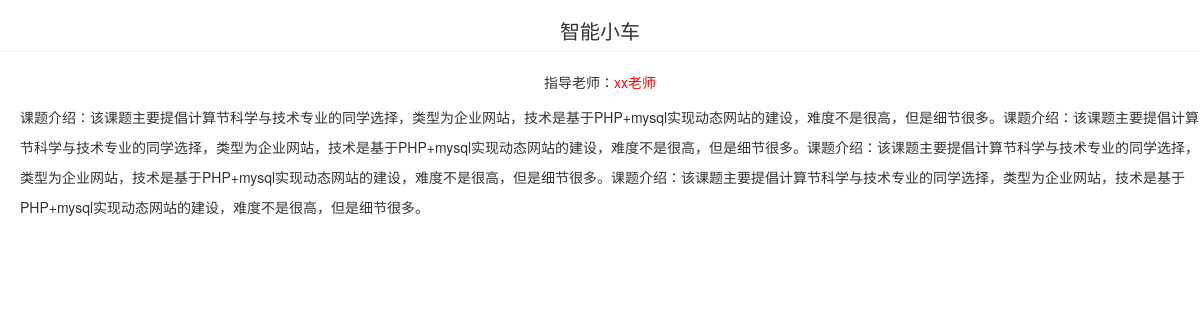
The app's page /topic_show.php?id=2 with its own data.
### tables this page shows
CREATE TABLE `topics` (
  `id` int(255) NOT NULL AUTO_INCREMENT,
  `topic_id` varchar(20) NOT NULL,
  `topic_name` varchar(50) NOT NULL,
  `teacher_id` varchar(20) NOT NULL,
  `teacher_name` varchar(20) NOT NULL,
  `class` varchar(20) NOT NULL,
  `topic_type` varchar(15) NOT NULL,
  `content` text NOT NULL,
  `total_stu` int(10) NOT NULL,
  `status` varchar(10) NOT NULL DEFAULT '审核中',
  `z_index` varchar(10) NOT NULL DEFAULT 'no',
  PRIMARY KEY (`id`)
);

### topic_show.php (the view, shortened to what this page needs)
<!DOCTYPE html>
<html>
	<head>
		<link rel="stylesheet" href="bootstrap-3.3.7-dist/css/bootstrap.min.css">
        <link rel="stylesheet" href="css/layui.css">
	</head>
	<body>
	<?php
	 require 'conn.php';
      $act=@$_GET['act']?$_GET['act']:'get_topic';
      if ($act=='get_topic') {
   $sql="select topic_name,teacher_name,teacher_id,content from topics where id='$_GET[id]'";
   $query=mysqli_query($conn,$sql);
   $row=mysqli_fetch_array($query);
 ?>
     <h2 class="page-header" style="font-size:20px;text-align:center"><?php echo $row['topic_name'] ?></h2>
   <center><span>指导老师：<a href="topic_show.php?act=get_teacher&id=<?php echo $row['teacher_id'] ?>" style="color:red"><?php echo $row['teacher_name'] ?></a></span></center>
   <div class="content" style="padding-top:10px;padding-left:20px;line-height:30px;">
<?php
        if ($row['content']) {
			   echo $row['content'];
			 }else{
			 	echo "<center><p style='color:red'>抱歉，暂无课题介绍!可联系相关教师</p></center>";
			 }
			 ?>
			</div>
<?php
  }
	 ?>
	</body>
</html>

### css/layui.css (style rules this page uses)
h1,h2,h3,h4,h5,h6 { font-weight:400 }
blockquote,body,button,dd,div,dl,dt,form,h1,h2,h3,h4,h5,h6,input,li,ol,p,pre,td,textarea,th,ul { margin:0;padding:0;-webkit-tap-highlight-color:rgba(0,0,0,0) }
body { line-height:24px;font:14px Helvetica Neue,Helvetica,PingFang SC,\5FAE\8F6F\96C5\9ED1,Tahoma,Arial,sans-serif }
a { color:#333;text-decoration:none }

### records on screen
topics: topic_name "智能小车", teacher_name "xx老师", content "课题介绍：该课题主要提倡计算节科学与技术专业的同学选择，类型为企业网站，技术是基于PHP+mysql实现动态网站的建设，难度不是很高，但是细节很多。课题介绍：该课题主要提倡计算节科学与技术专业的同学选择，类型为企业网站，技术是基于PHP+mysql实现动态网站的建设，难度不是很高，但是细节很多。课题介绍：该课题主要提倡计算节科学与技术专业的同学选择，类型为企业网站，技术是基于PHP+mysql实现动态网站的建设，难度不是很高，但是细节很多。课题介绍：该课题主要提倡计算节科学与技术专业的同学选择，类型为企业网站，技术是基于PHP+mysql实现动态网站的建设，难度不是很高，但是细节很多。"
